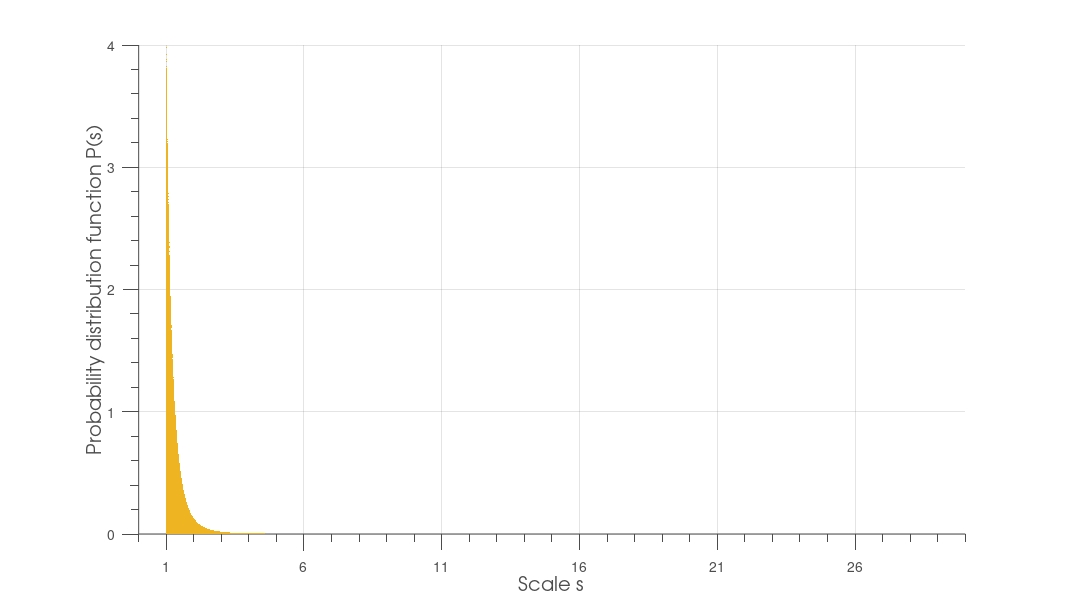

Recreate this plot in MATLAB.
clear;
clc

s=1:0.001:30;
beta=5;
c=beta-1;
p=c*s.^-beta;
cum=1-s.^(1-beta);
hold on
%loglog(s,p,'r')
plot(s,p,'LineStyle', 'none','LineWidth', 1,'Marker', 'o', 'MarkerSize', 1, ...
      'MarkerEdgeColor','none', 'MarkerFaceColor',[238 180 34]/255);
h=area(s,p,'LineStyle', 'none','LineWidth', 1);
set(h,'FaceColor',[238 180 34]/255);
set(gca,'FontSize',25);
set(gca,'xtick',1:5:30,'xticklabel',1:5:30) 
%xtick shows the ticks, xticklabel gives the tick names.
set(gca,'xlim',[0 30]);
set(gca,'ylim',[0 4]);
grid on;
%grid minor;
hXLabel = xlabel('Scale s','Fontsize',35);
hYLabel = ylabel('Probability distribution function P(s)','Fontsize',35);
set(gca, 'FontName', 'Helvetica')
set([hXLabel, hYLabel], 'FontName', 'AvantGarde')
% Adjust axes properties
set(gca, 'Box', 'off', 'TickDir', 'out', 'TickLength', [.02 .02], ...
    'XMinorTick', 'on', 'YMinorTick', 'on', 'YGrid', 'on', ...
    'XColor', [.3 .3 .3], 'YColor', [.3 .3 .3], ...
    'LineWidth', 1)
set(gcf,'color','w'); %set figure background transparent
set(gca,'color','w'); %set axis transparent
% Maximize print figure
set(gcf,'outerposition',get(0,'screensize'));
set(gcf, 'PaperPositionMode', 'manual');
set(gcf, 'PaperUnits', 'points'); %[ {inches} | centimeters | normalized | points ]
set(gcf, 'PaperPosition', [0 0 1920 1080]); 

% saveas(gcf,'F:\Git\PhDreport\4Anew\figures\ps2.png');
saveas(gcf,'F:\Git\Anew\figures\ps2.png');
